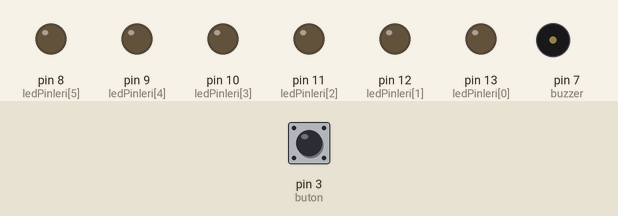
Recording of a sketch running on a simulated Arduino Uno, built with avr-gcc and run on an emulated ATmega328P. Shown: output pins drawn as LEDs (lit = HIGH), buzzer (waves = sounding). Dashed ring = blinking. The inputs (shaded band) are chosen by the test bench; at power-on: pin 3 (buton) LOW. What the sketch prints to the serial monitor is not drawn.

Above: at 1.2 s.
1.3 s: pin 3 (buton) pulled HIGH for 0.15 s
At 1.48 s:
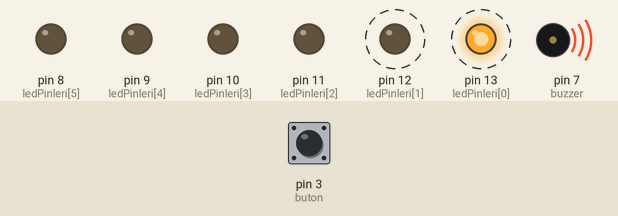
4.3 s: pin 3 (buton) pulled HIGH for 1 s
At 5.7 s:
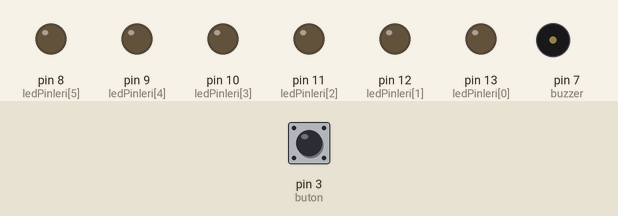
6.8 s: pin 3 (buton) driven HIGH
At 7.64 s:
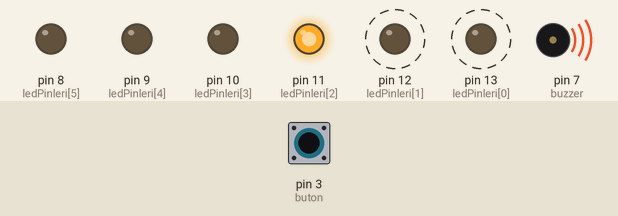
9.8 s: pin 3 (buton) pulsed LOW 5 times (0.12 s each, 0.3 s apart)
At 10.7 s:
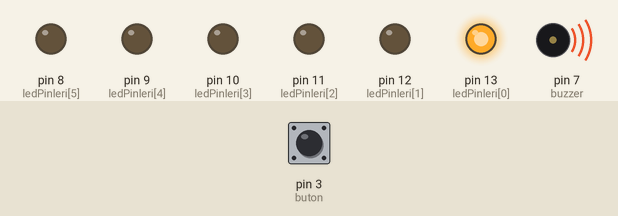
Timing chart, 0 to 12.8 s (numbered marks = the images above; inputs shaded):
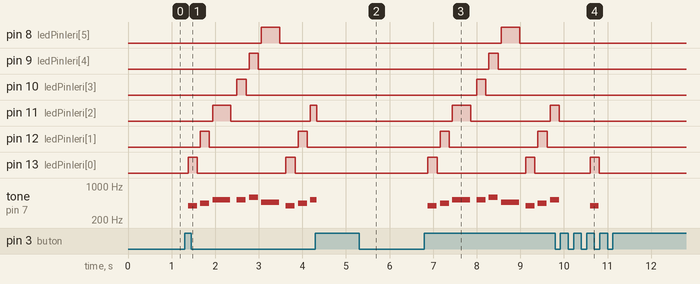

Measured:
- after the input at 1.3 s, pin 8 (ledPinleri[5]): LOW → HIGH after 1.8 s, → LOW 0.42 s later; pin 9 (ledPinleri[4]): LOW → HIGH after 1.5 s, → LOW 0.21 s later
- after the input at 4.3 s, pin 8 (ledPinleri[5]): stays LOW (without the input it goes to HIGH after 0.72 s); pin 9 (ledPinleri[4]): stays LOW (without the input it goes to HIGH after 0.44 s)
- after the input at 6.8 s, pin 8 (ledPinleri[5]): LOW → HIGH after 1.8 s, → LOW 0.42 s later; pin 9 (ledPinleri[4]): LOW → HIGH after 1.5 s, → LOW 0.21 s later
- after the input at 9.8 s, pin 8 (ledPinleri[5]), pin 9 (ledPinleri[4]), pin 10 (ledPinleri[3]): stops changing and stays LOW; pin 11 (ledPinleri[2]): goes on until 9.9 s, then stays LOW; pin 12 (ledPinleri[1]): stays LOW (without the input it goes to HIGH after 1.6 s)

The sketch:

buzzeraSarkiCaldirma.ino
```cpp
const int buton = 3;
const int buzzer = 7;
const int ledPinleri[] = {13, 12, 11, 10, 9, 8};
const int ledSayisi = 6;

// "Let It Go" Nota Frekansları (Hz)
#define NOTE_G4  392
#define NOTE_A4  440
#define NOTE_A4S 466 // LA Diyez / B♭
#define NOTE_C5  523
#define NOTE_D5  587
#define NOTE_DS5 622 // RE Diyez / E♭
#define NOTE_F5  698

// Uzatılmış Melodi Dizisi (35 Nota)
int melodi[] = {
  NOTE_G4, NOTE_A4, NOTE_C5,
  NOTE_C5, NOTE_D5, NOTE_A4S,
  NOTE_G4, NOTE_A4, NOTE_C5,
  NOTE_C5, NOTE_D5, NOTE_F5,

  NOTE_G4, NOTE_A4, NOTE_C5,
  NOTE_C5, NOTE_D5, NOTE_DS5,
  NOTE_DS5, NOTE_D5, NOTE_C5,

  NOTE_F5, NOTE_F5, NOTE_F5, NOTE_DS5, NOTE_D5,
  NOTE_C5, NOTE_D5, NOTE_DS5,
  NOTE_D5, NOTE_C5, NOTE_A4S,
  NOTE_C5, NOTE_D5, NOTE_F5, NOTE_G4
};

// Ritim Süreleri (35 Eleman - Düzeltildi)
int ritimler[] = {
  4, 4, 2,
  4, 4, 2,
  4, 4, 4,
  4, 4, 2,

  4, 4, 2,
  4, 4, 2,
  4, 4, 2,

  4, 4, 4, 4, 2,
  4, 4, 2,
  4, 4, 2,
  4, 4, 4, 1
};

// Notalarla Eşleşen Gösterim Metinleri (35 Eleman - Düzeltildi)
String sozler[] = {
   "Let ", "it ", "go! \n",
  "Let ", "it ", "go! \n",
  "Can't ", "hold ", "it ",
  "back ", "a-", "ny-more! \n",

  "Let ", "it ", "go! \n",
  "Let ", "it ", "go! \n",
  "Turn ", "a-", "way... \n\n",

  "Here ", "I ", "stand ", "and ", "here ",
  "I'll ", "stay... ", "Let ",
  "the ", "storm ", "rage ",
  "on... ", "* Cold ", "ne-ver ",
  "bothered me ", "any-way * \n"

};

int toplamNota = sizeof(melodi) / sizeof(melodi[0]);

bool sarkiCaliyor = false;
int sonButonDurumu = LOW;

void setup() {
  Serial.begin(9600);

  for (int i = 0; i < ledSayisi; i++) {
    pinMode(ledPinleri[i], OUTPUT);
  }

  pinMode(buton, INPUT);
  pinMode(buzzer, OUTPUT);
}

void ledleriSondur() {
  for (int i = 0; i < ledSayisi; i++) {
    digitalWrite(ledPinleri[i], LOW);
  }
}

bool butonBastimi() {
  int okunan = digitalRead(buton);
  bool basildi = false;

  if (okunan == HIGH && sonButonDurumu == LOW) {
    delay(30); // Debounce
    if (digitalRead(buton) == HIGH) {
      basildi = true;
    }
  }
  sonButonDurumu = okunan;
  return basildi;
}

// Delay süresini küçük parçalara bölerek buton basışını sürekli dinleyen fonksiyon
bool hassasBekleme(int beklemeSuresi) {
  int gecenSure = 0;
  while (gecenSure < beklemeSuresi) {
    if (butonBastimi()) {
      return true; // Bekleme esnasında butona basıldı!
    }
    delay(10);
    gecenSure += 10;
  }
  return false;
}

void loop() {
  if (!sarkiCaliyor) {
    if (butonBastimi()) {
      sarkiCaliyor = true;
      Serial.println("\n=================================");
      Serial.println("     FROZEN - LET IT GO          ");
      Serial.println("=================================\n");
    }
  }

  if (sarkiCaliyor) {
    for (int i = 0; i < toplamNota; i++) {

      Serial.print(sozler[i]);

      int temelSure = 1100 / ritimler[i];
      int calmaSuresi = temelSure * 0.75;
      int duraklamaSuresi = temelSure * 0.25;

      int aktifLed = i % ledSayisi;
      digitalWrite(ledPinleri[aktifLed], HIGH);

      tone(buzzer, melodi[i], calmaSuresi);

      // Nota çalınırken butona basıldı mı kontrol et
      if (hassasBekleme(calmaSuresi)) {
        sarkiCaliyor = false;
        break;
      }

      noTone(buzzer);
      digitalWrite(ledPinleri[aktifLed], LOW);

      // Notalar arasındaki es esnasında butona basıldı mı kontrol et
      if (hassasBekleme(duraklamaSuresi)) {
        sarkiCaliyor = false;
        break;
      }
    }

    // Şarkı bittiyse veya butonla kesildiyse temizlik yap
    ledleriSondur();
    noTone(buzzer);

    if (!sarkiCaliyor) {
      Serial.println("\n--- Müzik Durduruldu ---");
    } else {
      sarkiCaliyor = false;
      Serial.println("\n=== Şarkı Bitti (Tekrar Çalmak İçin Butona Bas) ===\n");
    }
    delay(300);
  }
}
```
